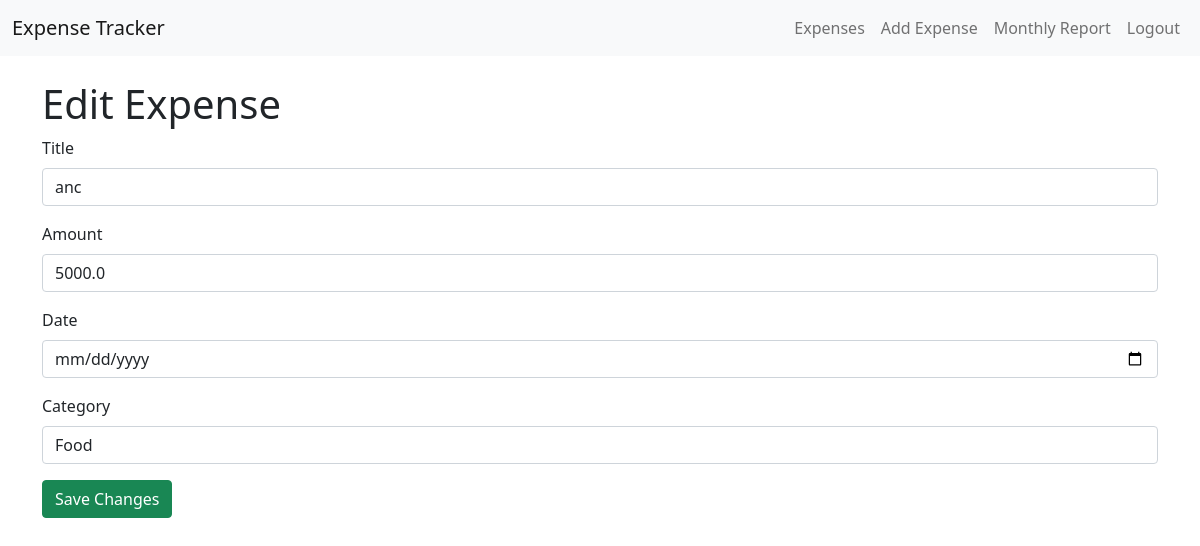
Page /edit/17/ (signed in) on the committed database.
### tracker/models.py (models this page shows, shortened)
class Expense(models.Model):
    title = models.CharField(max_length=100)
    amount = models.FloatField()
    date = models.DateField()
    category = models.ForeignKey(Category, on_delete=models.SET_NULL, null=True)
    user = models.ForeignKey(User, on_delete=models.CASCADE)

class Category(models.Model):
    name = models.CharField(max_length=50)

### tracker/views.py (the view, shortened to what this page needs)
# urls.py: path('edit/<int:expense_id>/', views.edit_expense, name='edit_expense'),
@login_required
def edit_expense(request, expense_id):
    expense= get_object_or_404(Expense, id=expense_id,user=request.user)
    categories = Category.objects.all()
    return render(request, 'tracker/edit_expense.html', {'expense': expense, 'categories': categories})

### tracker/templates/tracker/edit_expense.html (shortened to what this page needs)
{% extends 'tracker/base.html' %}
{% block content %}
<h1>Edit Expense</h1>
<form method="POST">
    <div class="mb-3">
        <label for="title" class="form-label">Title</label>
        <input type="text" id="title" name="title" class="form-control" value="{{ expense.title }}" required>
    </div>
    <div class="mb-3">
        <label for="amount" class="form-label">Amount</label>
        <input type="number" step="0.01" id="amount" name="amount" class="form-control" value="{{ expense.amount }}" required>
    </div>
    <div class="mb-3">
        <label for="date" class="form-label">Date</label>
        <input type="date" id="date" name="date" class="form-control" value="{{ expense.date }}" required>
    </div>
    <div class="mb-3">
        <label for="category" class="form-label">Category</label>
        <select id="category" name="category" class="form-control" required>
            {% for category in categories %}
            <option value="{{ category.id }}" {% if category == expense.category %}selected{% endif %}>
                {{ category.name }}
            </option>
            {% endfor %}
        </select>
    </div>
    <button type="submit" class="btn btn-success">Save Changes</button>
</form>
{% endblock %}

### rows in the picture
Expense: title "anc", amount "5000.0", category "Food"
